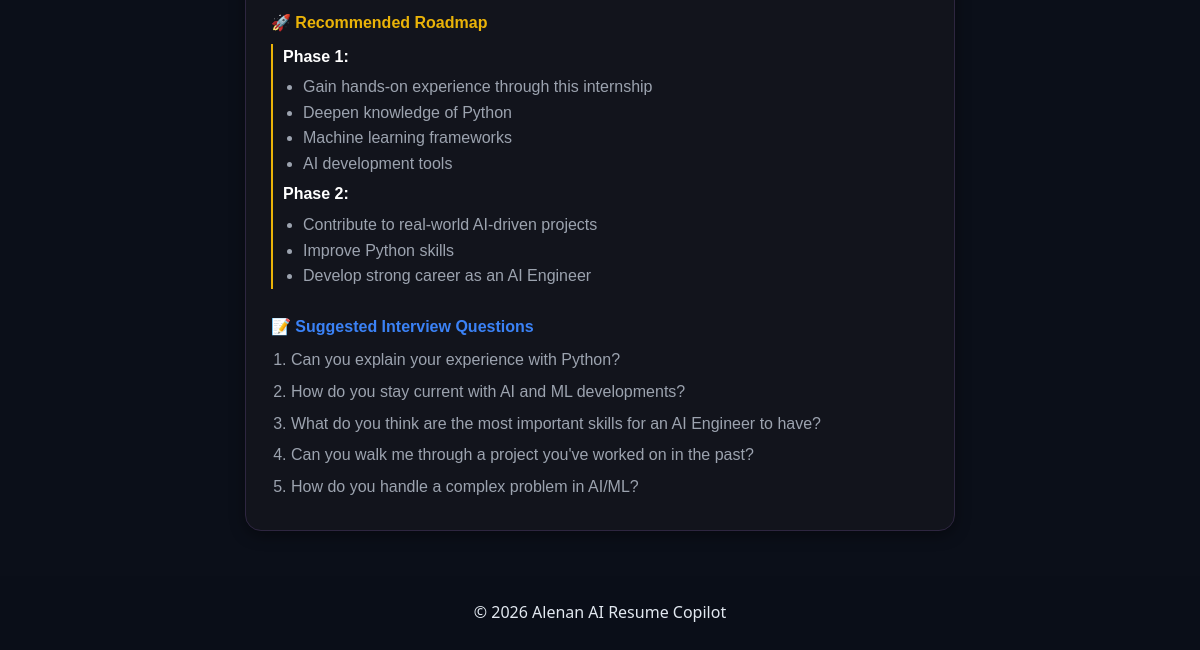
/history (signed in, lower part), run on an earlier commit of the app's database.
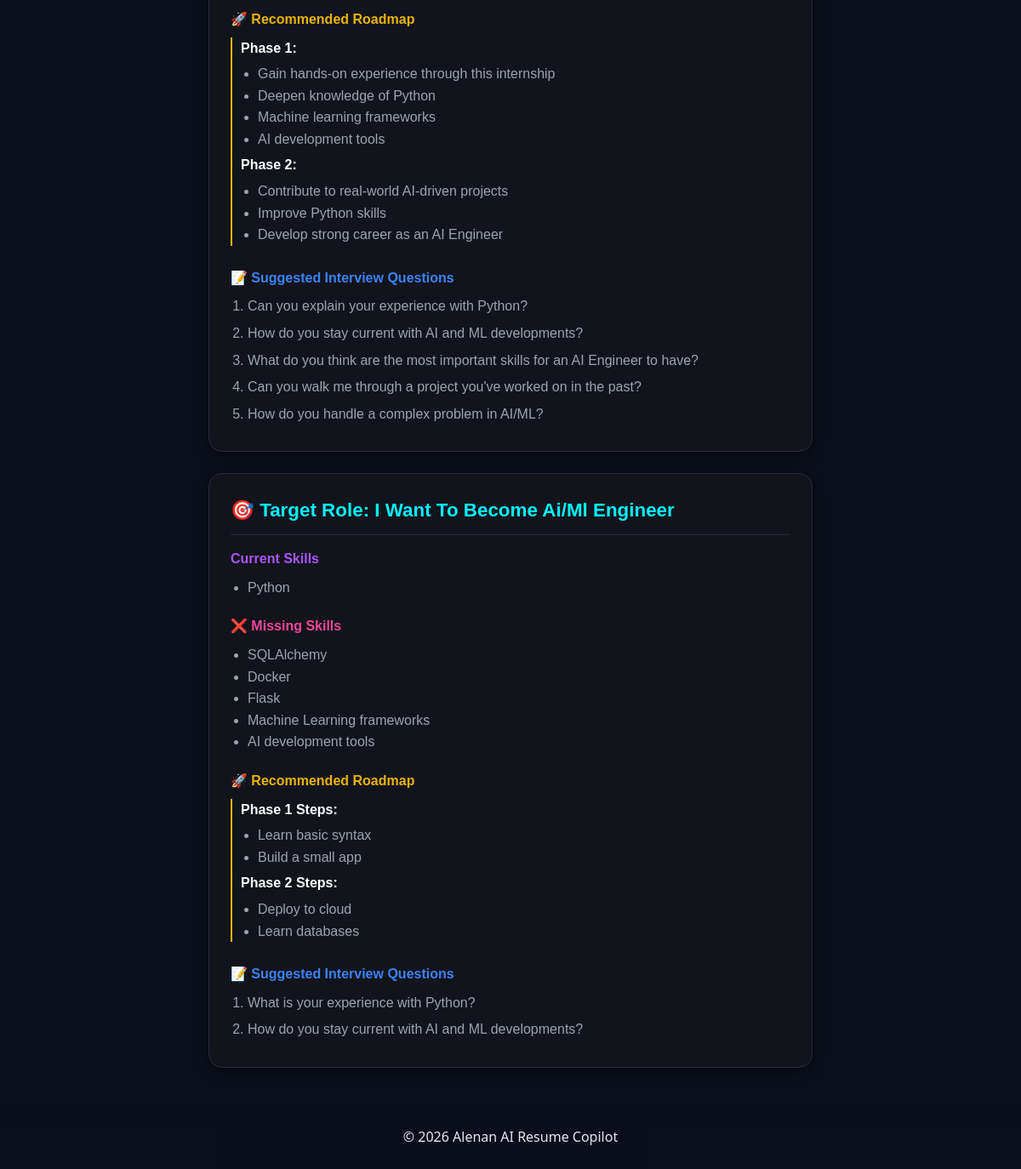
And on a later commit of the database.
### app/models.py (models this page shows)
class Report(Base):
    __tablename__ = "reports"
    id = Column(Integer, primary_key=True)
    user_id = Column(Integer, ForeignKey("users.id"))
    resume = Column(Text, nullable=False)
    role = Column(String(100), nullable=False)
    result = Column(Text, nullable=False)

### app/app.py (the view)
@app.route("/history")
def history():
    if "user" not in session:
        return redirect("/login")
    db = sessionLocal()
    user = db.query(User).filter_by(email=session["user"]).first()
    raw_reports = db.query(Report).filter_by(user_id=user.id).all()
    db.close()
    reports_data = []
    for report in raw_reports:
        try:
            parsed_result = json.loads(report.result)
        except Exception:
            parsed_result = {"skills": [], "missing_skills": [], "roadmap": {}, "interview_questions": []}
        reports_data.append({
            "role": report.role,
            "data": parsed_result
        })
    return render_template('history.html', reports=reports_data)

### app/templates/history.html (shortened to what this page needs)
{% extends "base.html" %}
{% block content %}
<div class="history-container" style="padding: 20px; max-width: 850px; margin: 0 auto; font-family: 'Poppins', sans-serif;">
    {% for report in reports %}
        <div style="border: 1px solid #2e2640; padding: 25px; margin-bottom: 25px; background: #12141c; border-radius: 16px; box-shadow: 0 4px 15px rgba(0,0,0,0.4);">
            <h3 style="color: #00f2fe; margin-top: 0; font-size: 1.4rem; text-transform: capitalize; border-bottom: 1px solid #242836; padding-bottom: 10px;">
                🎯 Target Role: {{ report.role }}
            </h3>
            <div style="display: flex; flex-direction: column; gap: 20px; margin-top: 15px;">
                <div>
                    <h4 style="color: #a855f7; margin: 0 0 8px 0;"> Current Skills</h4>
                    <ul style="margin: 0; padding-left: 20px; color: #9ca3af; line-height: 1.6;">
                        {% for skill in report.data.get('skills', []) %}
                            <li>{{ skill }}</li>
                        {% else %}
                            <li>No skills detected.</li>
                        {% endfor %}
                    </ul>
                </div>
                <div>
                    <h4 style="color: #ec4899; margin: 0 0 8px 0;">❌ Missing Skills</h4>
                    <ul style="margin: 0; padding-left: 20px; color: #9ca3af; line-height: 1.6;">
                        {% for m_skill in report.data.get('missing_skills', []) %}
                            <li>{{ m_skill }}</li>
                        {% else %}
                            <li>No missing skills identified!</li>
                        {% endfor %}
                    </ul>
                </div>
                <div>
                    <h4 style="color: #eab308; margin: 0 0 8px 0;">🚀 Recommended Roadmap</h4>
                    <div style="padding-left: 10px; border-left: 2px solid #eab308; margin-top: 5px;">
                        {% if report.data.get('roadmap') is mapping %}
                            {% for phase, steps in report.data.get('roadmap', {}).items() %}
                                <strong style="color: #ffffff; text-transform: capitalize; display: block; margin-top: 5px;">{{ phase }}:</strong>
                                <ul style="margin: 5px 0; padding-left: 20px; color: #9ca3af;">
                                    {% for step in steps %}
                                        <li>{{ step }}</li>
                                    {% endfor %}
                                </ul>
                            {% endfor %}
                        {% else %}
                            <p style="color: #6b7280; margin: 0;">Roadmap step-by-step detail unavailable.</p>
                        {% endif %}
                    </div>
                </div>
                <div>
                    <h4 style="color: #3b82f6; margin: 0 0 8px 0;">📝 Suggested Interview Questions</h4>
                    <ol style="margin: 0; padding-left: 20px; color: #9ca3af; line-height: 1.6;">
                        {% for q in report.data.get('interview_questions', []) %}
                            <li style="margin-bottom: 6px;">{{ q }}</li>
                        {% else %}
                            <li>No specific questions generated.</li>
                        {% endfor %}
                    </ol>
                </div>
            </div>
        </div>
    {% else %}
        <p style="color: #6b7280; text-align: center;">No history found yet. Go to Dashboard to analyze your resume!</p>
    {% endfor %}
</div>
{% endblock %}

### app/templates/base.html (shortened to what this page needs)
<!DOCTYPE html>
<html lang="en">
<head>
   <link rel="stylesheet" href="{{ url_for('static', filename='style.css') }}">
</head>
<body>
<main class="div container">
    {% block content %}
    {% endblock %}
</main>
<footer>
    &copy; 2026 Alenan AI Resume Copilot
</footer>
</body>
</html>

### app/static/style.css (style rules this page uses)
:root { --bg-main: #0B0F19; --bg-surface: #151B2C; --bg-surface-glow: #1E263E; --color-text: #E2E8F0; --color-muted: #94A3B8; --color-heading: #FFFFFF; --accent-primary: #38BDF8; --accent-primary-dark: #0284C7; --accent-secondary: #8B5CF6; --accent-emerald: #10B981; --accent-crimson: #EF4444; --accent-primary-glow: rgba(56, 189, 248, 0.15); --accent-emerald-glow: rgba(16, 185, 129, 0.12); --accent-secondary-glow: rgba(139, 92, 246, 0.12); --border-color: rgba(255, 255, 255, 0.08); --radius-lg: 16px; --radius-md: 10px; --shadow-main: 0 10px 30px -10px rgba(0, 0, 0, 0.7); --font-stack: 'Plus Jakarta Sans', system-ui, -apple-system, sans-serif; }
* { margin: 0; padding: 0; box-sizing: border-box; }
body { background-color: var(--bg-main); color: var(--color-text); font-family: var(--font-stack); line-height: 1.6; min-height: 100vh; display: flex; flex-direction: column; }
.container { width: 100%; max-width: 1200px; margin: 0 auto; padding: 0 24px; }
main { flex: 1; display: flex; flex-direction: column; padding-top: 40px; padding-bottom: 60px; }
footer { border-top: 1px solid var(--bordercolor); padding: 24px 0; text-align: center; background-color: rgba(11, 15, 25, 0.5); margin-top: auto; }

What changed in the data, as far as the page shows it:
added Report: role "I Want To Become Ai/Ml Engineer", skill "Python", m_skill "SQLAlchemy" "Docker" "Flask" "Machine Learning frameworks" "AI development tools", items "Phase 1 Steps" "Phase 2 Steps", steps "Learn basic syntax" "Build a small app" "Deploy to cloud" "Learn databases", q "What is your experience with Python?" "How do you stay current with AI and ML developments?"
